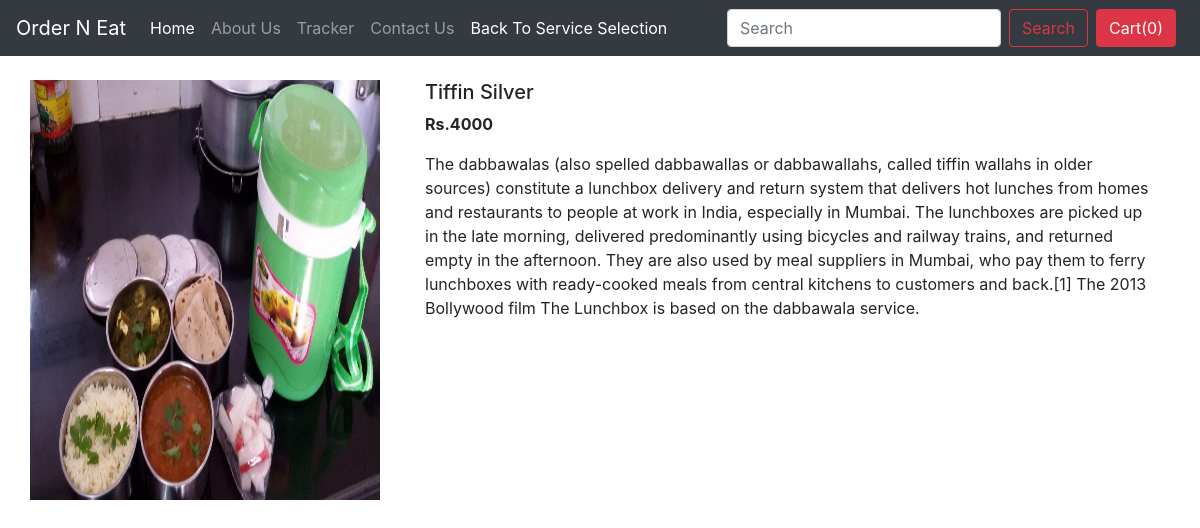
Page /shop/products/27 on the committed database.
### shop/models.py (models this page shows, shortened)
class Product(models.Model):
    product_id = models.AutoField
    product_name = models.CharField(max_length=50)
    category = models.CharField(max_length=50, default="")
    subcategory = models.CharField(max_length=50, default="")
    price = models.IntegerField(default=0)
    desc = models.CharField(max_length=300)
    pub_date = models.DateField()
    image = models.ImageField(upload_to='shop/images', default="")

### shop/views.py (the view)
# urls.py: path("products/<int:myid>", views.productView, name="ProductView"),
def productView(request, myid):
    product = Product.objects.filter(id=myid)
    return render(request, 'shop/prodView.html', {'product':product[0]})

### shop/templates/shop/prodView.html (shortened to what this page needs)
{% extends 'shop/basic.html' %}
{% block body %}
<div class="container my-4">
    <div class="row">
    <div class="col-md-4">
    <div class="row">
        <img src="/media/{{product.image}}" width="350px" height="420px">
    </div>
    </div>
    <div class="col-md-8">
        <h5>{{product.product_name}}</h5>
        <p><b>Rs.{{product.price}} </b></p>
        <p>{{product.desc}}</p>
    </div>
    </div>
</div>
{% endblock %}

### rows in the picture
Product: image (picture), product_name "Tiffin Silver", price "4000", desc "The dabbawalas (also spelled dabbawallas or dabbawallahs, called tiffin wallahs in older sources) constitute a lunchbox delivery and return system that delivers hot lunches from homes and restaurants to people at work in India, especially in Mumbai. The lunchboxes are picked up in the late morning, delivered predominantly using bicycles and railway trains, and returned empty in the afternoon. They are also used by meal suppliers in Mumbai, who pay them to ferry lunchboxes with ready-cooked meals from central kitchens to customers and back.[1] The 2013 Bollywood film The Lunchbox is based on the dabbawala service."
